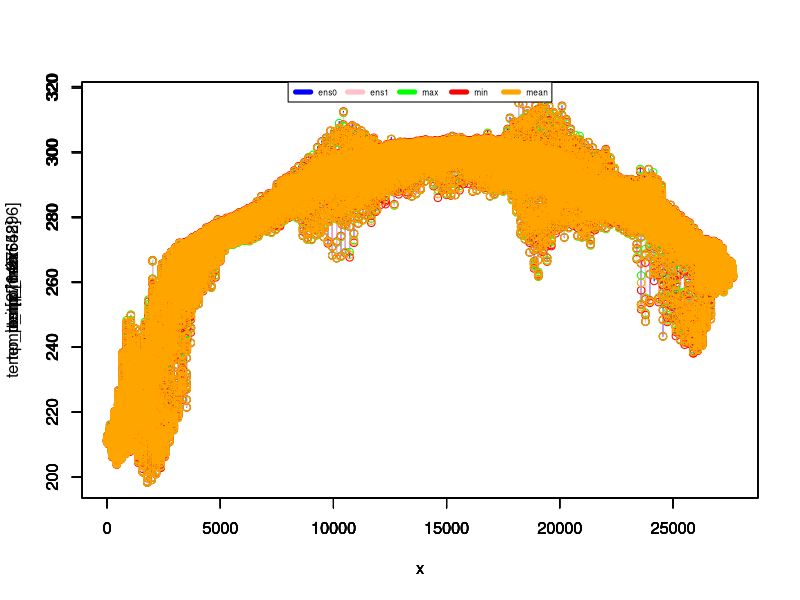
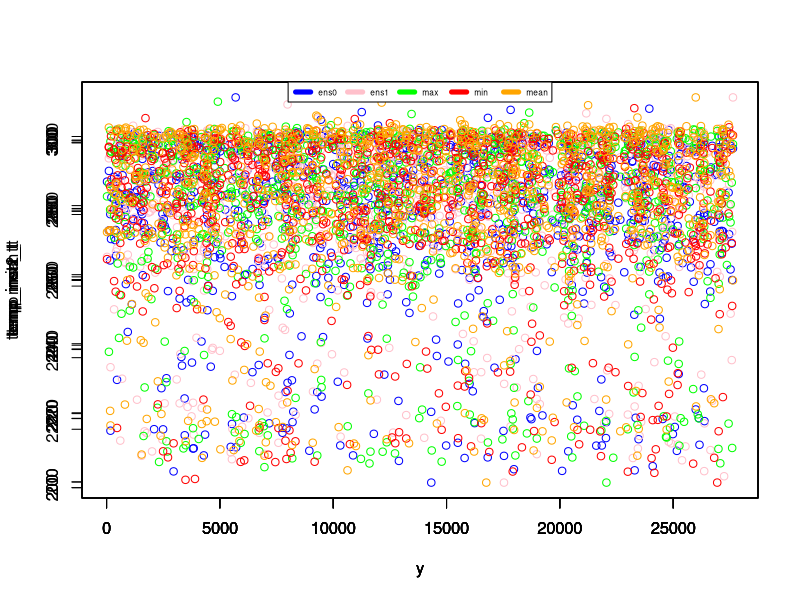
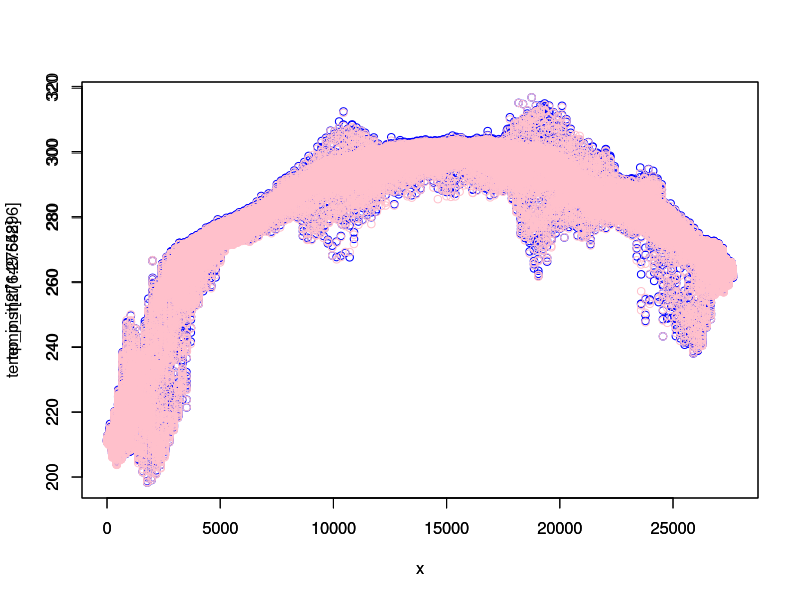
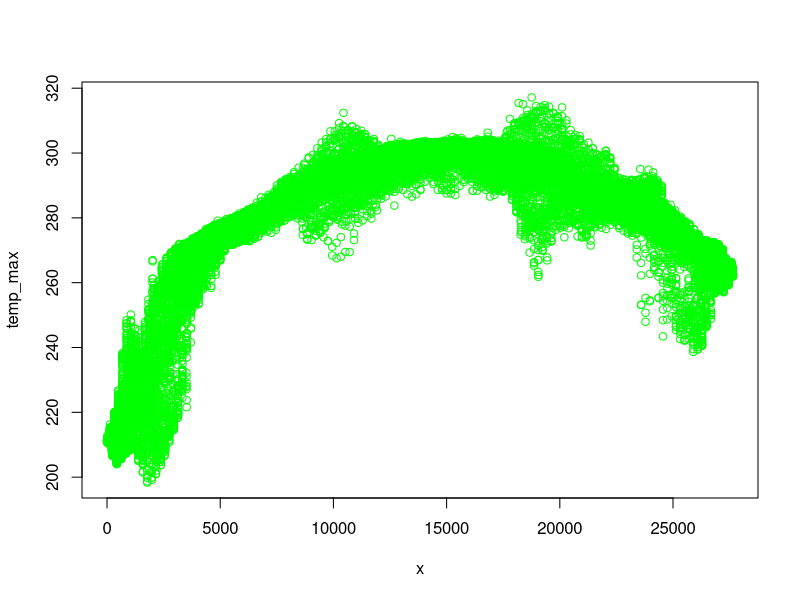
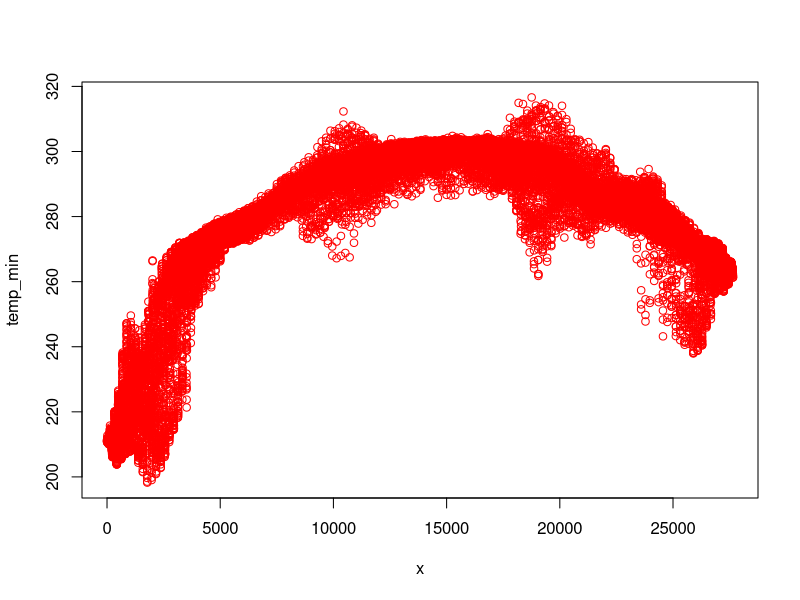
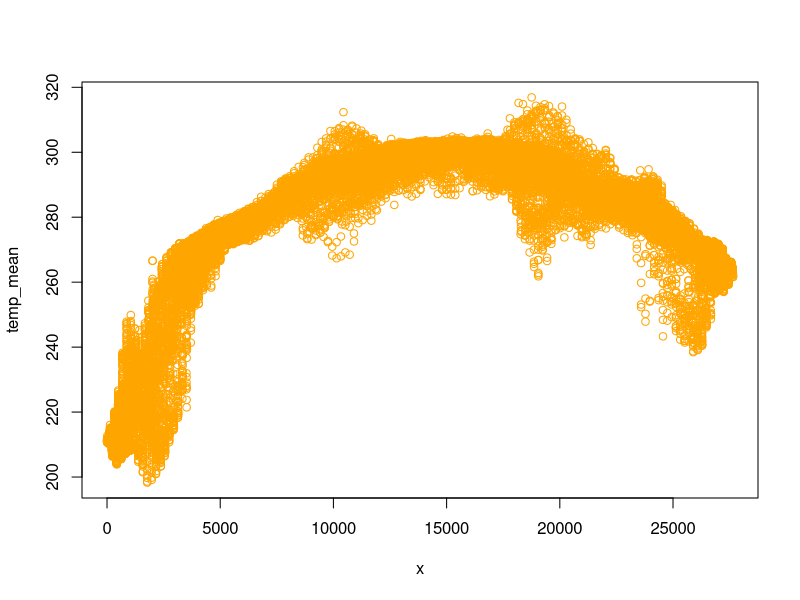

The R source for these figures, in order:
#!/usr/bin/env Rscript

# ########################################################

pdf("temp.pdf") # either save all files in one pdf or the files in specific pdfs; find an option to automatise the choice

# temp_inst = read.csv("temp-inst.csv")
# temp_max = read.csv("temp-max.csv")
# temp_min = read.csv("temp-min.csv")
# temp_mean = read.csv("temp-mean.csv")

# data = read.table("test.csv", header=FALSE, sep = ',')
temp_inst = read.table("inst2.txt", header=FALSE, sep = ',')
temp_max = read.table("max2.txt", header=FALSE, sep = ',')
temp_min = read.table("min2.txt", header=FALSE, sep = ',')
temp_mean = read.table("mean2.txt", header=FALSE, sep = ',')
temp_stdev = read.table("stdev2.txt", header=FALSE, sep = ',')

x1=length(temp_inst)
x2=length(temp_max)
x3=length(temp_min)
x4=length(temp_mean)
x5=length(temp_stdev)

print(x1)
print(x2)
print(x3)
print(x4)
print(x5)

x = seq(1, x2, 1)


plot(x,temp_inst[1:27648],type="s",col="blue") 
par(new = TRUE)
plot(x,temp_inst[27649:55296],type="s",col="pink") 
par(new = TRUE)
plot(x,temp_max,type="p",col="green",) 
par(new = TRUE)
plot(x,temp_min,type="p",col="red") 
par(new = TRUE)
plot(x,temp_mean,type="p",col="orange") 
par(new = TRUE)
#lines(x,temp_stdev,col="pink")
plot_colors <- c("blue","pink","green","red","orange") 
par(new = TRUE)
legend(x = "top",inset = 0,
        legend = c("ens0", "ens1","max", "min","mean"), 
        col=plot_colors, lwd=5, cex=.5, horiz = TRUE)

y = sample(x, 1000)

temp_inst1_t = sample(temp_inst[1:27648],1000)
temp_inst2_t = sample(temp_inst[27649:55296],1000)
temp_max_t = sample(temp_max,1000)
temp_min_t = sample(temp_min,1000)
temp_mean_t = sample(temp_mean,1000)

x1=length(temp_inst1_t)
x2=length(temp_inst2_t)
x3=length(temp_max_t)
x4=length(temp_min_t)
x5=length(temp_mean_t)
print(x1)
print(x2)
print(x3)
print(x4)
print(x5)


plot(y,temp_inst1_t,type="p",col="blue")
par(new = TRUE)
plot(y,temp_inst2_t,type="p",col="pink")                         
par(new = TRUE)
plot(y,temp_max_t,type="p",col="green",)                            
par(new = TRUE)
plot(y,temp_min_t,type="p",col="red")                            
par(new = TRUE)
plot(y,temp_mean_t,type="p",col="orange")                            
par(new = TRUE)
#lines(x,temp_stdev,col="pink")
plot_colors <- c("blue","pink","green","red","orange")
par(new = TRUE)
legend(x = "top",inset = 0,
        legend = c("ens0", "ens1","max", "min","mean"),
        col=plot_colors, lwd=5, cex=.5, horiz = TRUE)


plot(x,temp_inst[1:27648],col="blue")
par(new = TRUE)
plot(x,temp_inst[27649:55296],col="pink")

plot(x,temp_max,col="green")

plot(x,temp_min,col="red")

plot(x,temp_mean,col="orange")

#plot(x,temp_stdev,col="pink")

# dev.off()
print("Graphics constructed with success!")
